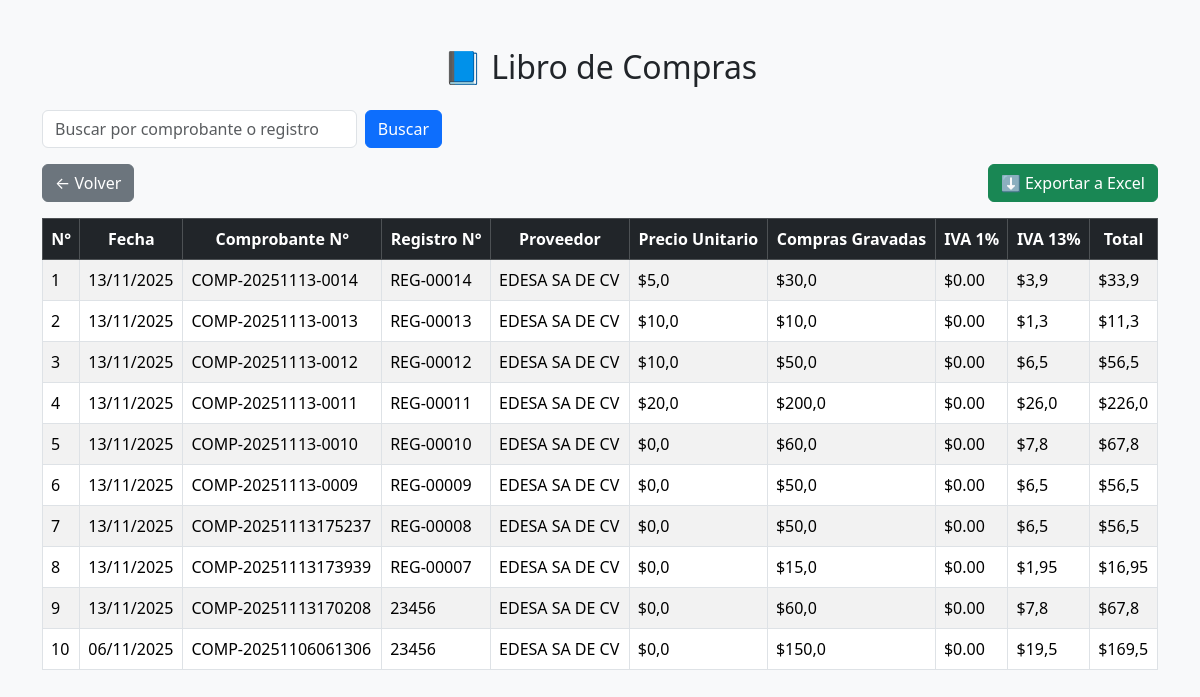
/libros/compras/ (signed in), run on the app's committed database.
### Modulos/Facturacion/models.py (models this page shows, shortened)
class Compra(models.Model):
    empresa = models.ForeignKey(Empresa, on_delete=models.CASCADE, null=True, blank=True)
    fecha = models.DateTimeField(default=now)
    comprobante_numero = models.CharField(max_length=50)
    registro_nrc = models.CharField(max_length=20)
    proveedor = models.CharField(max_length=150)
    precio_unitario = models.DecimalField(max_digits=10, decimal_places=2, default=Decimal('0.00'))  # ✅ nuevo campo
    compras_gravadas = models.DecimalField(max_digits=10, decimal_places=2)
    iva_1 = models.DecimalField(max_digits=10, decimal_places=2, default=Decimal('0.00'))
    iva_13 = models.DecimalField(max_digits=10, decimal_places=2)
    total = models.DecimalField(max_digits=10, decimal_places=2)

### Modulos/Facturacion/views.py (the view)
# urls.py: path('libros/compras/', views.libro_compras, name='libro_compras'),
@login_required
def libro_compras(request):
    query = request.GET.get('q', '').strip()
    compras_qs = Compra.objects.all().order_by('-fecha', '-id')
    if query:
        compras_qs = compras_qs.filter(
            Q(comprobante_numero__icontains=query) |
            Q(registro_nrc__icontains=query)
        )
    compras_qs = compras_qs[:10]
    compras = [
        {
            "fecha": c.fecha.strftime("%d/%m/%Y"),
            "comprobante": c.comprobante_numero,
            "registro": c.registro_nrc,
            "proveedor": c.proveedor,
            "precio_unitario": float(c.precio_unitario),
            "gravadas": float(c.compras_gravadas),
            "iva": float(c.iva_13),
            "total": float(c.total),
        }
        for c in compras_qs
    ]
    return render(request, 'Facturacion/libro_compras.html', {
        'compras': compras,
        'query': query
    })

### Modulos/Facturacion/templates/Facturacion/libro_compras.html (shortened to what this page needs)
{% load static %}
<!DOCTYPE html>
<html lang="es">
<head>
    <link href="https://cdn.jsdelivr.net/npm/bootstrap@5.3.3/dist/css/bootstrap.min.css" rel="stylesheet">
</head>
<body class="bg-light">
<div class="container mt-5">
    <h2 class="text-center mb-4">📘 Libro de Compras</h2>
    <form method="get" class="d-flex mb-3" style="max-width: 400px;">
        <input type="text" name="q" class="form-control" placeholder="Buscar por comprobante o registro" value="{{ query|default:'' }}">
        <button class="btn btn-primary ms-2">Buscar</button>
    </form>
    <div class="d-flex justify-content-between mb-3">
        <a href="{% url 'menu_catalogos' %}" class="btn btn-secondary">← Volver</a>
        <a href="{% url 'exportar_libro_compras_excel' %}" class="btn btn-success">
            ⬇️ Exportar a Excel
        </a>
    </div>
    <table class="table table-bordered table-striped">
        <thead class="table-dark text-center">
            <tr>
                <th>N°</th><th>Fecha</th><th>Comprobante N°</th><th>Registro N°</th>
                <th>Proveedor</th><th>Precio Unitario</th><th>Compras Gravadas</th><th>IVA 1%</th><th>IVA 13%</th><th>Total</th>
            </tr>
        </thead>
        <tbody>
            {% for c in compras %}
            <tr>
                <td>{{ forloop.counter }}</td>
                <td>{{ c.fecha }}</td>
                <td>{{ c.comprobante }}</td>
                <td>{{ c.registro }}</td>
                <td>{{ c.proveedor }}</td>
                <td>${{ c.precio_unitario }}</td>
                <td>${{ c.gravadas }}</td>
                <td>$0.00</td>
                <td>${{ c.iva }}</td>
                <td>${{ c.total }}</td>
            </tr>
            {% endfor %}
        </tbody>
    </table>
</div>
</body>
</html>

### data on the page
Compra: comprobante "COMP-20251113-0014", registro "REG-00014", proveedor "EDESA SA DE CV"
Compra: comprobante "COMP-20251113-0013", registro "REG-00013", proveedor "EDESA SA DE CV"
Compra: comprobante "COMP-20251113-0012", registro "REG-00012", proveedor "EDESA SA DE CV"
Compra: comprobante "COMP-20251113-0011", registro "REG-00011", proveedor "EDESA SA DE CV"
Compra: comprobante "COMP-20251113-0010", registro "REG-00010", proveedor "EDESA SA DE CV"
Compra: comprobante "COMP-20251113-0009", registro "REG-00009", proveedor "EDESA SA DE CV"
Compra: comprobante "COMP-20251113175237", registro "REG-00008", proveedor "EDESA SA DE CV"
Compra: comprobante "COMP-20251113173939", registro "REG-00007", proveedor "EDESA SA DE CV"
Compra: comprobante "COMP-20251113170208", registro "23456", proveedor "EDESA SA DE CV"
Compra: comprobante "COMP-20251106061306", registro "23456", proveedor "EDESA SA DE CV"

### other printed values
{{ c.fecha }} "13/11/2025" "13/11/2025" "13/11/2025" "13/11/2025" "13/11/2025" "13/11/2025" "13/11/2025" "13/11/2025" "13/11/2025" "06/11/2025"
{{ c.precio_unitario }} "5,0" "10,0" "10,0" "20,0" "0,0" "0,0" "0,0" "0,0" "0,0" "0,0"
{{ c.gravadas }} "30,0" "10,0" "50,0" "200,0" "60,0" "50,0" "50,0" "15,0" "60,0" "150,0"
{{ c.iva }} "3,9" "1,3" "6,5" "26,0" "7,8" "6,5" "6,5" "1,95" "7,8" "19,5"
{{ c.total }} "33,9" "11,3" "56,5" "226,0" "67,8" "56,5" "56,5" "16,95" "67,8" "169,5"
